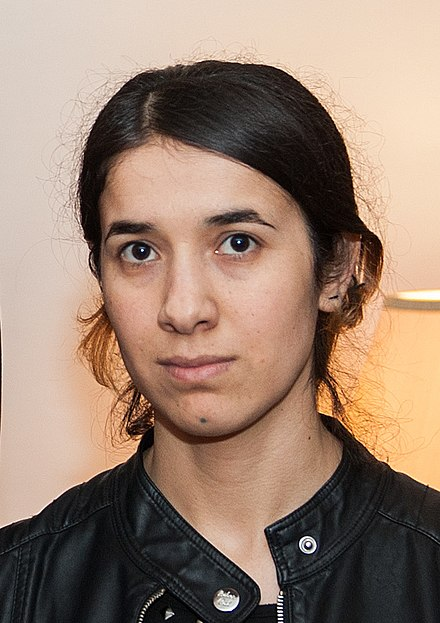
#> input picture Nadia_Murad.jpg, 440 x 623 px, found by its file name
$ python edge_detection.py
#> lines starting #> are read from the running program, lines starting #| are printed output that depends on the picture
import cv2
import matplotlib.pyplot as plt
import numpy as np


def detect_edge(img):
    blurred_img = blur_image(img)
    low_value, high_value = calc_threshold(img)
    edges = cv2.Canny(blurred_img, threshold1=low_value, threshold2=high_value+50)
    return  edges


def blur_image(img):
    return cv2.GaussianBlur(img, (5, 5), 10)


def calc_threshold(img):
    median = np.median(img)
    low = int(max(0, 0.7*median))
    high = int(min(255, 1.3*median))
    return low, high


if __name__ == '__main__':
    image = cv2.imread(r'H:\Lecture Videos\Python for Computer Vision with OpenCV and Deep Learning\Codes and Data\DATA\Nadia_Murad.jpg')
#> image is the input picture: shape (623, 440, 3); mean B, G, R 112.7, 129.2, 153.8
    new_image = detect_edge(cv2.cvtColor(image, cv2.COLOR_BGR2GRAY))
#> in blur_image, `return cv2.GaussianBlur(img, (5, 5), 10)`:
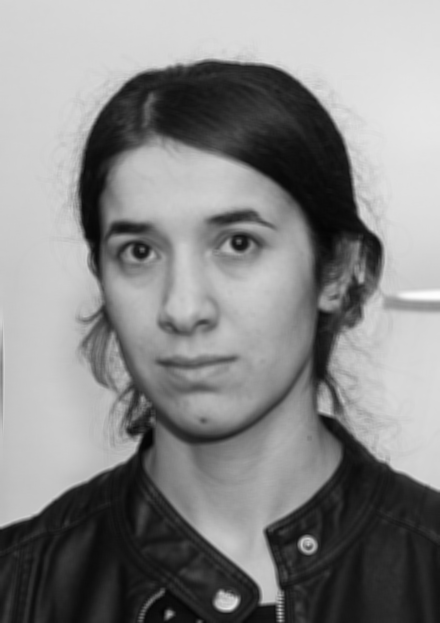
#> returned value: shape (623, 440); min 3, max 253, mean 134.7
#> in detect_edge, `blurred_img = blur_image(img)`:
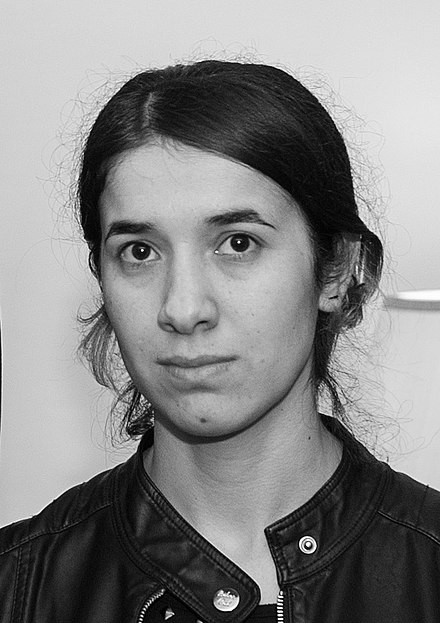
#> img: shape (623, 440); min 0, max 255, mean 134.7
#> in calc_threshold, `median = np.median(img)`: median = 163
#> in calc_threshold, `low = int(max(0, 0.7*median))`: low = 114
#> in calc_threshold, `high = int(min(255, 1.3*median))`: high = 211
#> in detect_edge, `low_value, high_value = calc_threshold(img)`: low_value = 114; high_value = 211
#> in detect_edge, `edges = cv2.Canny(blurred_img, threshold1=low_value, threshold2=high_v..`:
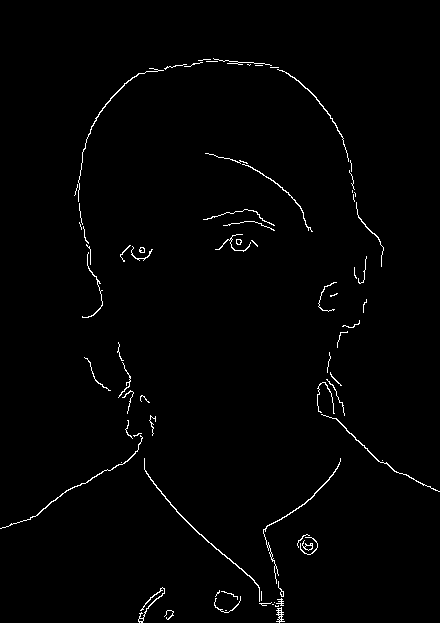
#> edges: shape (623, 440); 1.3% white in thin lines or dots
    plt.imshow(new_image, cmap='gray')
    plt.show()

$ run again, with dog.jpg copied over Nadia_Murad.jpg
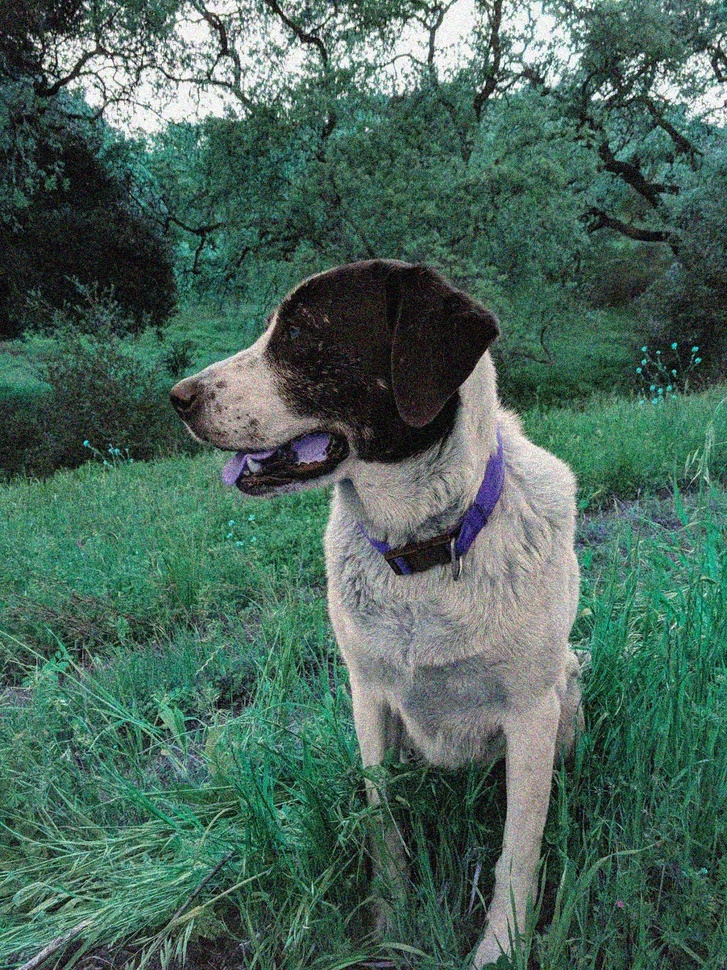
#> input picture dog.jpg, 727 x 970 px, shrunk from 1025 x 1367 before the run, found by its file name
#> image is the input picture: shape (970, 727, 3); mean B, G, R 91.1, 102.5, 74.8
#> in blur_image, `return cv2.GaussianBlur(img, (5, 5), 10)`:
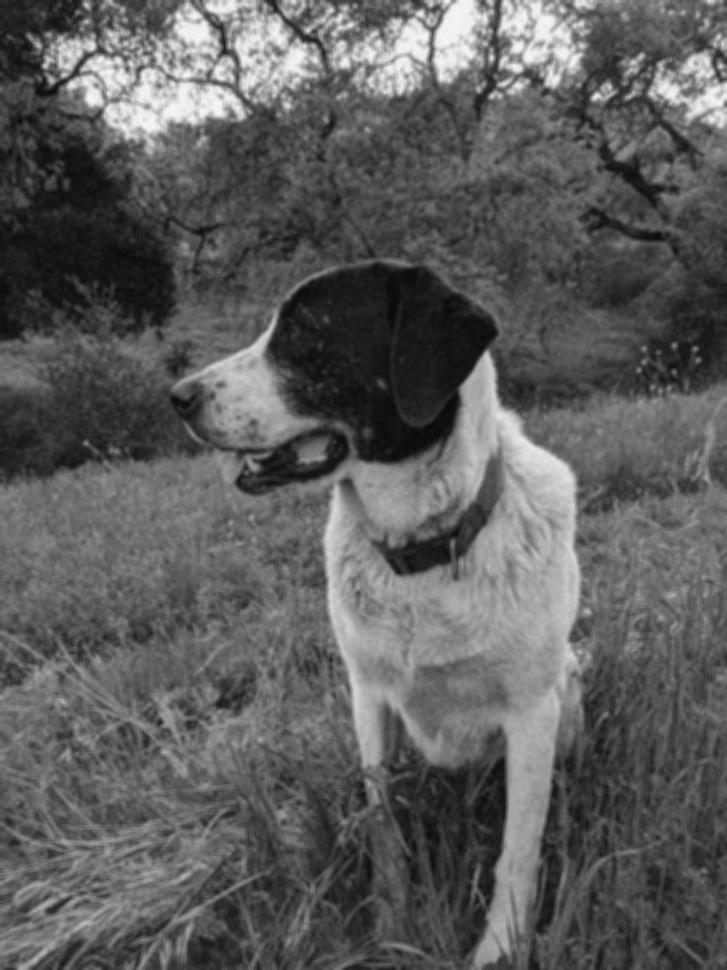
#> returned value: shape (970, 727); min 8, max 245, mean 92.9
#> median = 87
#> low = 60
#> high = 113
#> low_value = 60; high_value = 113
#> in detect_edge, `edges = cv2.Canny(blurred_img, threshold1=low_value, threshold2=high_v..`:
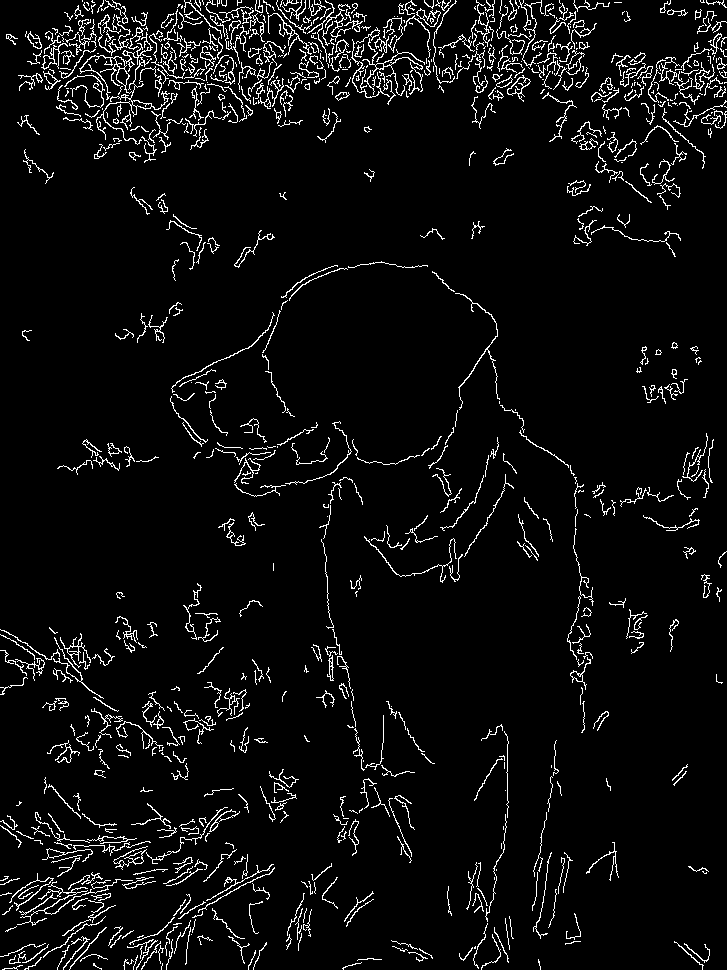
#> edges: shape (970, 727); 5.1% white in thin lines or dots

$ run again, with dog_backpack.jpg copied over Nadia_Murad.jpg
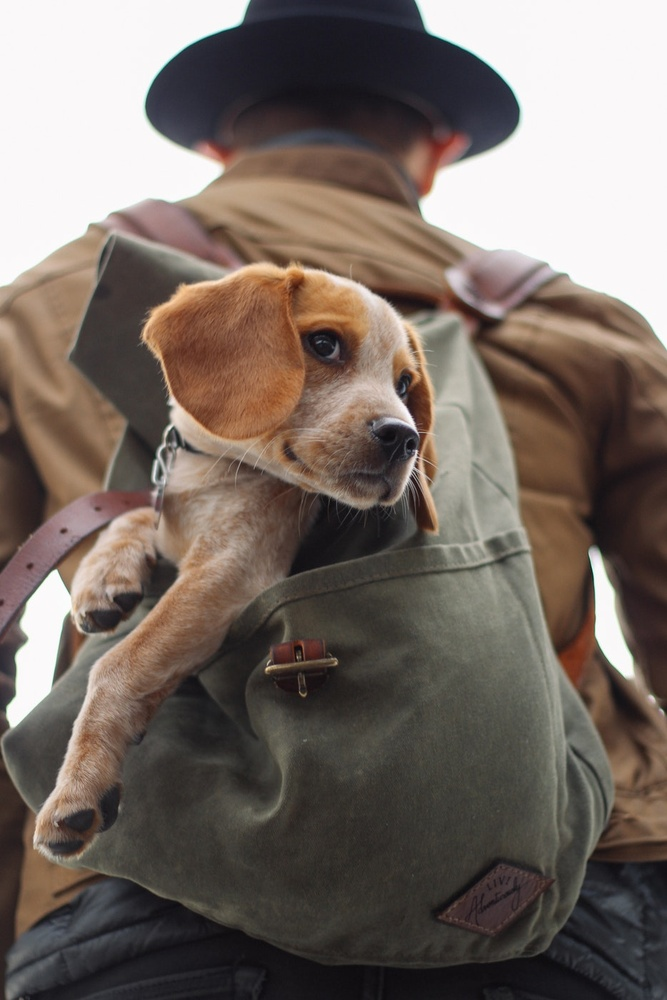
#> input picture dog_backpack.jpg, 667 x 1000 px, shrunk from 934 x 1401 before the run, found by its file name
#> image is the input picture: shape (1000, 667, 3); mean B, G, R 99.5, 106.7, 118
#> in blur_image, `return cv2.GaussianBlur(img, (5, 5), 10)`:
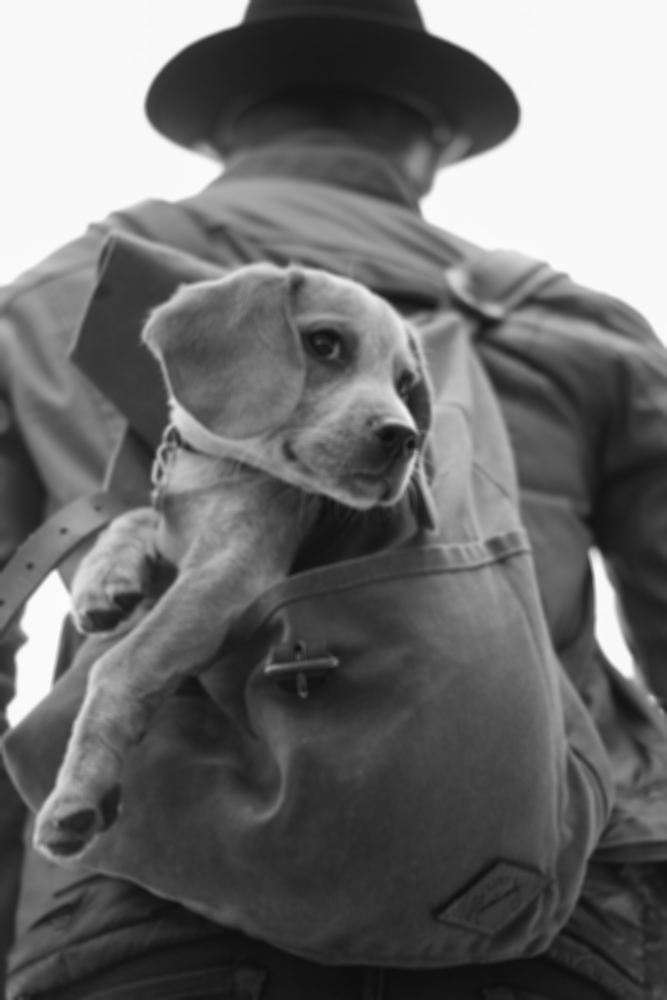
#> returned value: shape (1000, 667); min 14, max 251, mean 109.3
#> median = 85
#> low = 59
#> high = 110
#> low_value = 59; high_value = 110
#> in detect_edge, `edges = cv2.Canny(blurred_img, threshold1=low_value, threshold2=high_v..`:
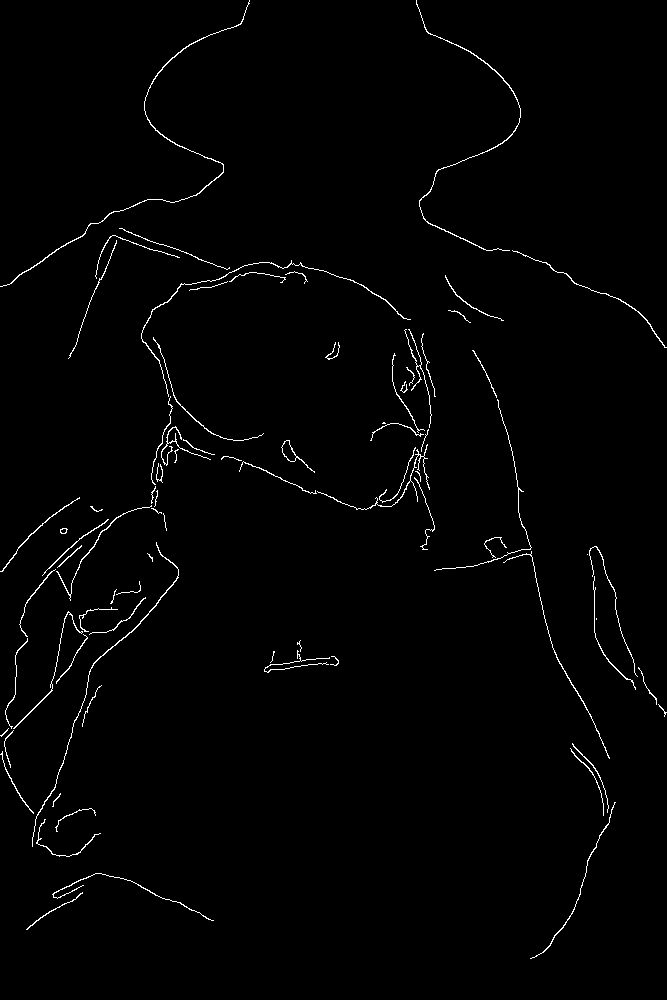
#> edges: shape (1000, 667); 1.3% white in thin lines or dots

$ run again, with dog_face.jpg copied over Nadia_Murad.jpg
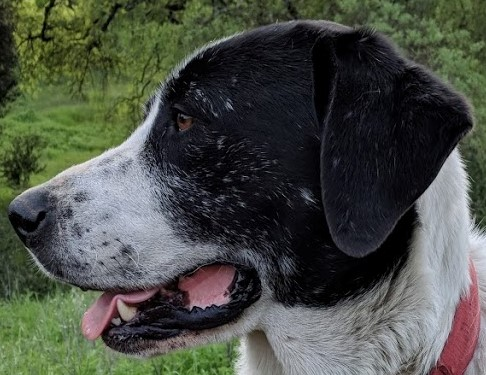
#> input picture dog_face.jpg, 486 x 375 px, found by its file name
#> image is the input picture: shape (375, 486, 3); mean B, G, R 70, 78.7, 74.2
#> in detect_edge, `blurred_img = blur_image(img)`:
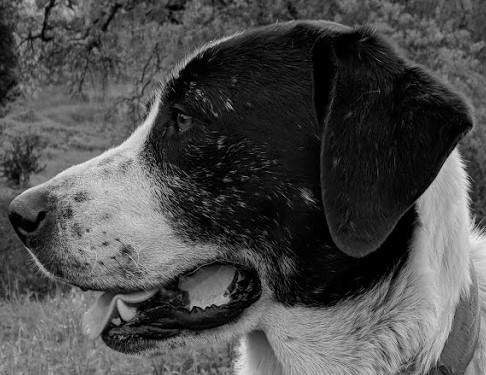
#> img: shape (375, 486); min 0, max 238, mean 76.4
#> median = 73
#> low = 51
#> high = 94
#> low_value = 51; high_value = 94
#> in detect_edge, `edges = cv2.Canny(blurred_img, threshold1=low_value, threshold2=high_v..`:
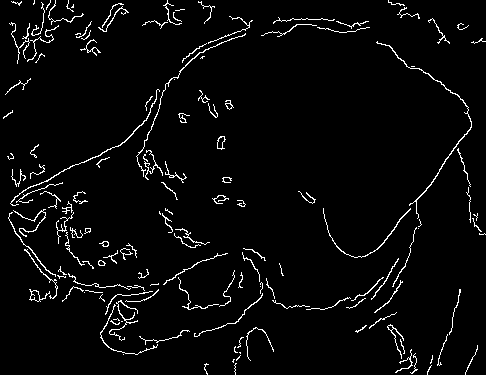
#> edges: shape (375, 486); 3.6% white in thin lines or dots
